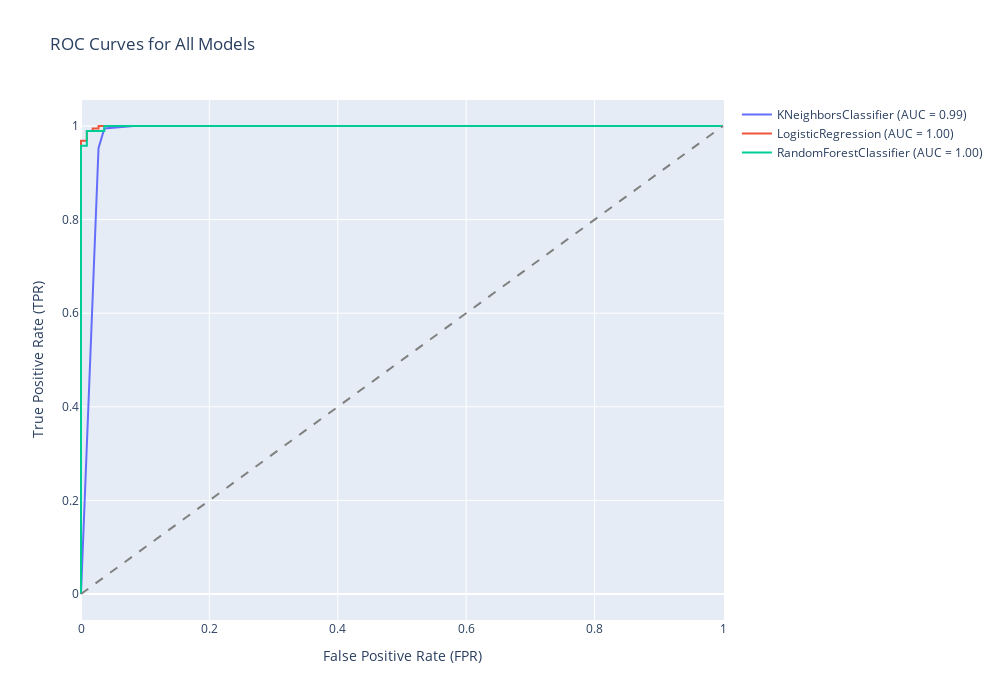

This figure's notebook cell:
### Code cell
plot_allroc_curves(all_metrics, y_test, width=1000, height=700)

### Figure 1 — Plotly figure (JSON) as saved in the notebook; plotly's stock layout.template omitted (floating-point values rounded to 4 significant figures)
{"data": [{"mode": "lines", "name": "KNeighborsClassifier (AUC = 0.99)", "type": "scatter", "x": [0, 0.02727, 0.03636, 0.08182, 1], "y": [0, 0.9526, 0.9947, 1, 1]}, {"mode": "lines", "name": "LogisticRegression (AUC = 1.00)", "type": "scatter", "x": [0, 0, 0, 0.009091, 0.009091, 0.01818, 0.01818, 0.02727, 0.02727, 1], "y": [0, 0.005263, 0.9684, 0.9684, 0.9895, 0.9895, 0.9947, 0.9947, 1, 1]}, {"mode": "lines", "name": "RandomForestClassifier (AUC = 1.00)", "type": "scatter", "x": [0, 0, 0, 0, 0, 0, 0, 0, 0, 0, 0, 0, 0, 0, 0, 0.009091, 0.009091, 0.03636, 0.03636, 0.2091, 0.2273, 0.4091, 0.4273, 0.5091, 0.5273, 0.6, 0.6273, 0.7364, 0.7545, 0.8, 0.8182, 1], "y": [0, 0.005263, 0.1211, 0.1316, 0.3842, 0.3947, 0.4316, 0.4421, 0.6526, 0.6632, 0.7158, 0.7263, 0.7632, 0.7737, 0.9579, 0.9579, 0.9895, 0.9895, 1, 1, 1, 1, 1, 1, 1, 1, 1, 1, 1, 1, 1, 1]}], "layout": {"height": 700, "shapes": [{"line": {"color": "gray", "dash": "dash"}, "name": "Random Classifier", "type": "line", "x0": 0, "x1": 1, "y0": 0, "y1": 1}], "title": {"text": "ROC Curves for All Models"}, "width": 1000, "xaxis": {"title": {"text": "False Positive Rate (FPR)"}}, "yaxis": {"title": {"text": "True Positive Rate (TPR)"}}}}
